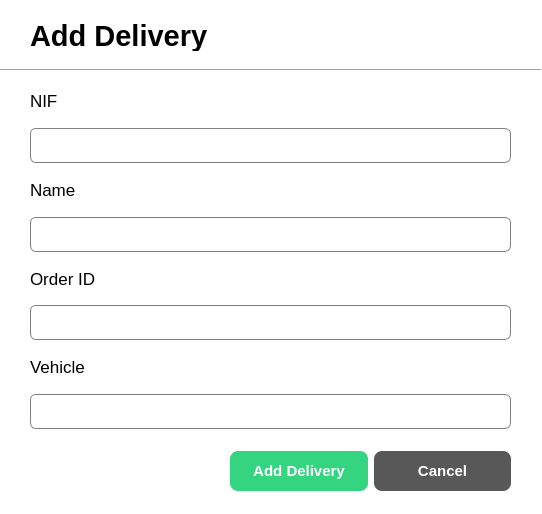
<?xml version="1.0" encoding="UTF-8"?>
<ui version="4.0">
 <class>AddDeliveryDialog</class>
 <widget class="QDialog" name="AddDeliveryDialog">
  <property name="geometry">
   <rect>
    <x>0</x>
    <y>0</y>
    <width>542</width>
    <height>514</height>
   </rect>
  </property>
  <property name="windowTitle">
   <string>Dialog</string>
  </property>
  <property name="styleSheet">
   <string notr="true">QDialog{
	background-color: white;
}

QLineEdit{
	border: 1px solid gray;
	border-radius: 6px;
	padding-left: 15px;
height: 35px;
}

</string>
  </property>
  <widget class="QLabel" name="label">
   <property name="geometry">
    <rect>
     <x>30</x>
     <y>20</y>
     <width>261</width>
     <height>31</height>
    </rect>
   </property>
   <property name="font">
    <font>
     <pointsize>22</pointsize>
     <bold>true</bold>
    </font>
   </property>
   <property name="text">
    <string>Add Delivery</string>
   </property>
  </widget>
  <widget class="QWidget" name="layoutWidget">
   <property name="geometry">
    <rect>
     <x>30</x>
     <y>80</y>
     <width>481</width>
     <height>349</height>
    </rect>
   </property>
   <layout class="QVBoxLayout" name="verticalLayout_5">
    <item>
     <layout class="QVBoxLayout" name="verticalLayout">
      <item>
       <widget class="QLabel" name="label_2">
        <property name="font">
         <font>
          <pointsize>13</pointsize>
         </font>
        </property>
        <property name="text">
         <string>NIF</string>
        </property>
       </widget>
      </item>
      <item>
       <widget class="QLineEdit" name="lineEdit_NIF">
        <property name="minimumSize">
         <size>
          <width>0</width>
          <height>35</height>
         </size>
        </property>
        <property name="maximumSize">
         <size>
          <width>16777215</width>
          <height>35</height>
         </size>
        </property>
       </widget>
      </item>
     </layout>
    </item>
    <item>
     <layout class="QVBoxLayout" name="verticalLayout_2">
      <item>
       <widget class="QLabel" name="label_3">
        <property name="font">
         <font>
          <pointsize>13</pointsize>
         </font>
        </property>
        <property name="text">
         <string>Name</string>
        </property>
       </widget>
      </item>
      <item>
       <widget class="QLineEdit" name="lineEdit_name">
        <property name="minimumSize">
         <size>
          <width>0</width>
          <height>35</height>
         </size>
        </property>
        <property name="maximumSize">
         <size>
          <width>16777215</width>
          <height>35</height>
         </size>
        </property>
       </widget>
      </item>
     </layout>
    </item>
    <item>
     <layout class="QVBoxLayout" name="verticalLayout_3">
      <item>
       <widget class="QLabel" name="label_4">
        <property name="font">
         <font>
          <pointsize>13</pointsize>
         </font>
        </property>
        <property name="text">
         <string>Order ID</string>
        </property>
       </widget>
      </item>
      <item>
       <widget class="QLineEdit" name="lineEdit_orderID">
        <property name="minimumSize">
         <size>
          <width>0</width>
          <height>35</height>
         </size>
        </property>
        <property name="maximumSize">
         <size>
          <width>16777215</width>
          <height>35</height>
         </size>
        </property>
       </widget>
      </item>
     </layout>
    </item>
    <item>
     <layout class="QVBoxLayout" name="verticalLayout_4">
      <item>
       <widget class="QLabel" name="label_5">
        <property name="font">
         <font>
          <pointsize>13</pointsize>
         </font>
        </property>
        <property name="text">
         <string>Vehicle</string>
        </property>
       </widget>
      </item>
      <item>
       <widget class="QLineEdit" name="lineEdit_vehicle">
        <property name="minimumSize">
         <size>
          <width>0</width>
          <height>35</height>
         </size>
        </property>
        <property name="maximumSize">
         <size>
          <width>16777215</width>
          <height>35</height>
         </size>
        </property>
       </widget>
      </item>
     </layout>
    </item>
   </layout>
  </widget>
  <widget class="QWidget" name="layoutWidget">
   <property name="geometry">
    <rect>
     <x>230</x>
     <y>450</y>
     <width>281</width>
     <height>42</height>
    </rect>
   </property>
   <layout class="QHBoxLayout" name="horizontalLayout">
    <item>
     <widget class="QPushButton" name="btn_addDelivery">
      <property name="minimumSize">
       <size>
        <width>0</width>
        <height>40</height>
       </size>
      </property>
      <property name="styleSheet">
       <string notr="true">QPushButton{
	background-color: #34D481;
	color: white;
	border: none;
	border-radius: 8px;
	font-weight: bold;
	font-size: 15px
}</string>
      </property>
      <property name="text">
       <string>Add Delivery</string>
      </property>
     </widget>
    </item>
    <item>
     <widget class="QPushButton" name="btn_cancel">
      <property name="minimumSize">
       <size>
        <width>0</width>
        <height>40</height>
       </size>
      </property>
      <property name="styleSheet">
       <string notr="true">QPushButton{
	background-color: #585858;
	color: white;
	border: none;
	border-radius: 8px;
	font-weight: bold;
	font-size: 15px
}</string>
      </property>
      <property name="text">
       <string>Cancel</string>
      </property>
     </widget>
    </item>
   </layout>
  </widget>
  <widget class="Line" name="line">
   <property name="geometry">
    <rect>
     <x>0</x>
     <y>60</y>
     <width>541</width>
     <height>20</height>
    </rect>
   </property>
   <property name="orientation">
    <enum>Qt::Horizontal</enum>
   </property>
  </widget>
 </widget>
 <resources/>
 <connections/>
</ui>
